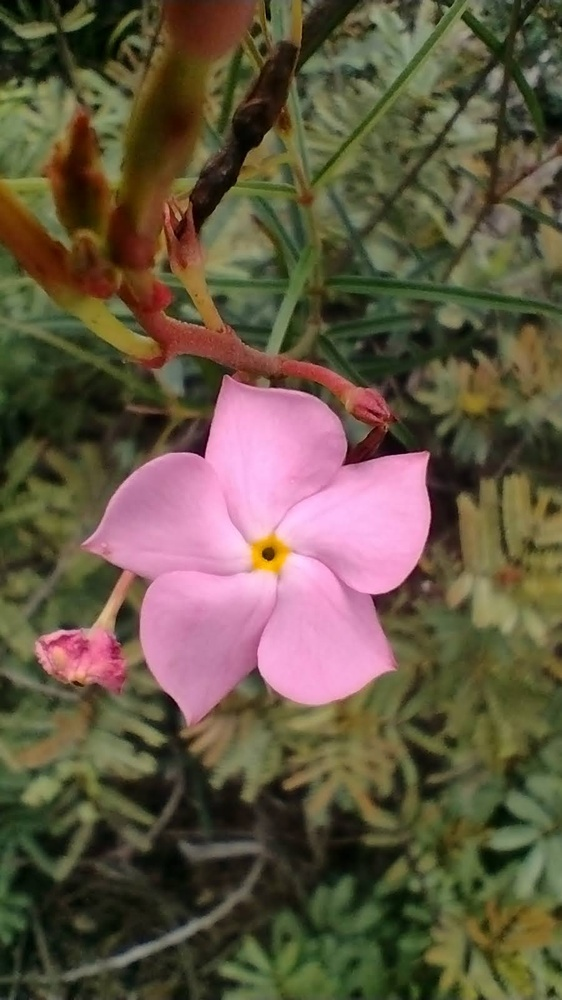
#> input picture class06/images/flower2.jpg, 562 x 1000 px, shrunk from 900 x 1600 before the run
$ jupyter execute class06_image_binarization.ipynb
#> lines starting #> are read from the running program, lines starting #| are printed output that depends on the picture; after the words box and inside, x2 and y2 are one past the last pixel; in counts of white or black regions, pixels touching at a corner belong together
## Image Binarization

[cell 1]
import cv2 as cv
import numpy as np
from matplotlib import pyplot as plt


img = cv.imread('./images/flower2.jpg', cv.IMREAD_GRAYSCALE)
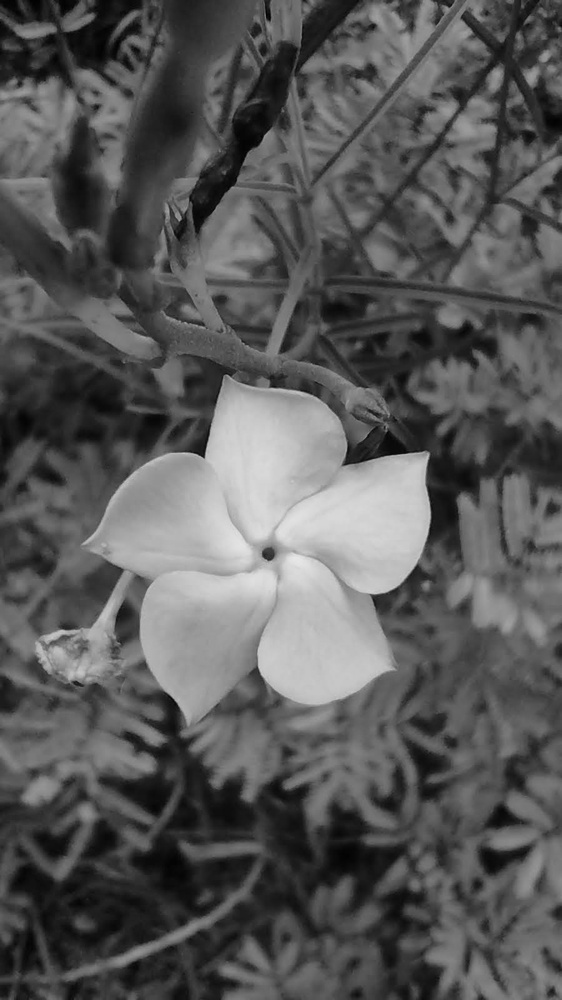
#> img: shape (1000, 562); min 1, max 232, mean 88.6


assert img is not None, "file could not be read"

# Image blurring to reduce noise
img = cv.medianBlur(img,5)


# Global Thresholding
ret,th1 = cv.threshold(img,127,255,cv.THRESH_BINARY)
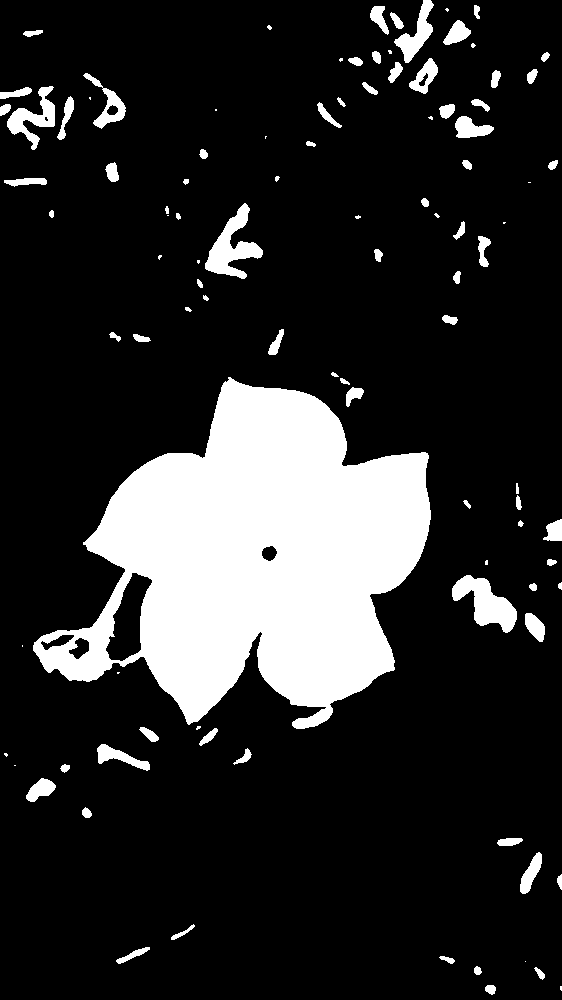
#> th1: shape (1000, 562); 16.8% white; 102 white regions (24 under 20 px), largest, box (x1, y1, x2, y2) and area: (33, 377, 431, 729) 78354, (452, 575, 517, 633) 1847, (205, 203, 263, 279) 1782
# Adaptive Thresholding - Mean
th2 = cv.adaptiveThreshold(img,255,cv.ADAPTIVE_THRESH_MEAN_C, cv.THRESH_BINARY,9,5)
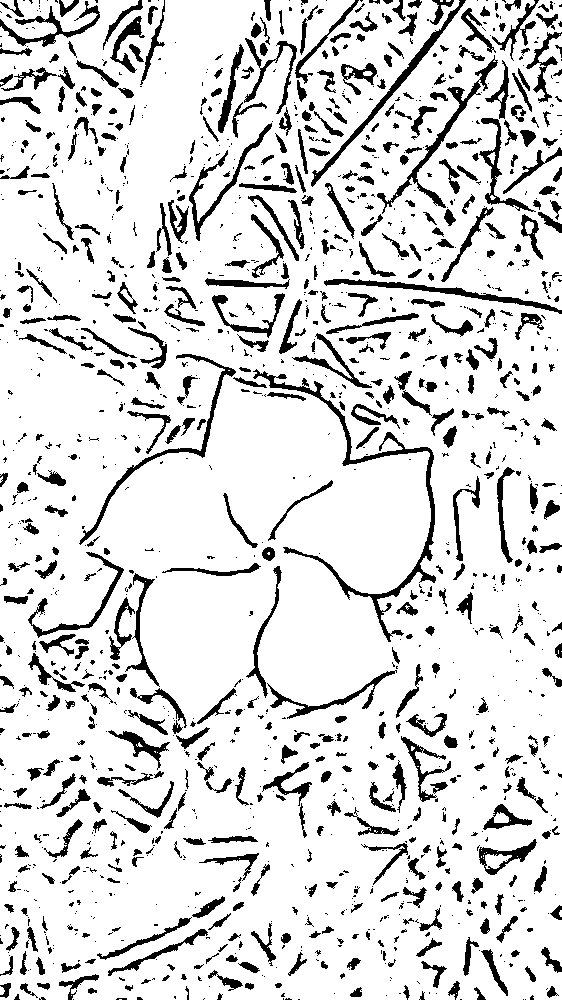
#> th2: shape (1000, 562); 86% white; 1474 black regions (877 under 20 px), largest, box (x1, y1, x2, y2) and area: (253, 369, 436, 642) 3024, (377, 55, 498, 214) 1471, (311, 0, 466, 187) 1343

# Adaptive Thresholding - Gaussian
th3 = cv.adaptiveThreshold(img,255,cv.ADAPTIVE_THRESH_GAUSSIAN_C,cv.THRESH_BINARY,9,5)
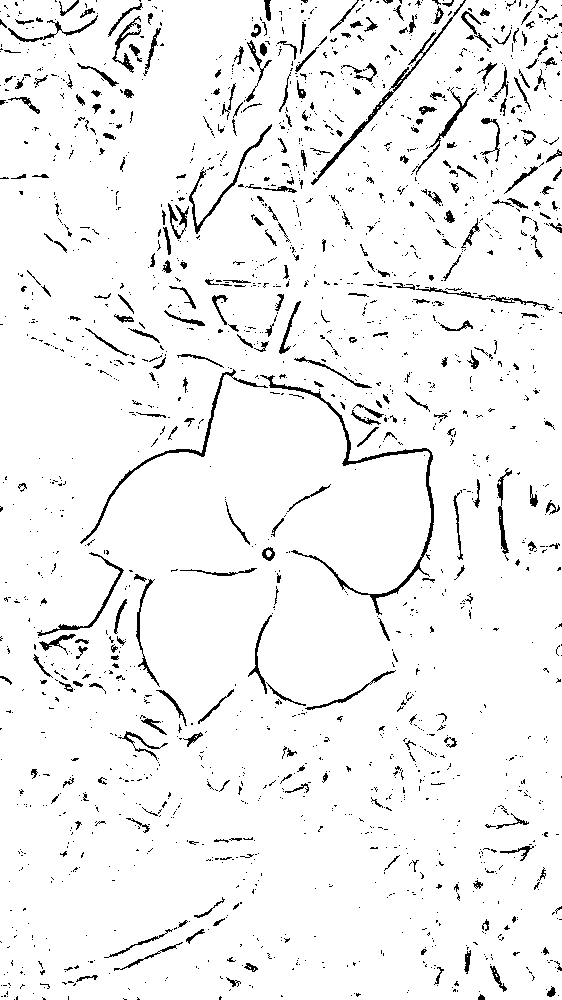
#> th3: shape (1000, 562); 94.9% white; black in thin lines or dots

titles = ['Original Image', 'Global Thresholding (v = 127)',
            'Adaptive Mean Thresholding', 'Adaptive Gaussian Thresholding']
images = [img, th1, th2, th3]

for i in range(4):
    plt.subplot(2,2,i+1),plt.imshow(images[i],'gray')
    plt.title(titles[i])
    plt.xticks([]),plt.yticks([])
plt.show()

$ run again, with class06/images/butterfly.jpg copied over class06/images/flower2.jpg
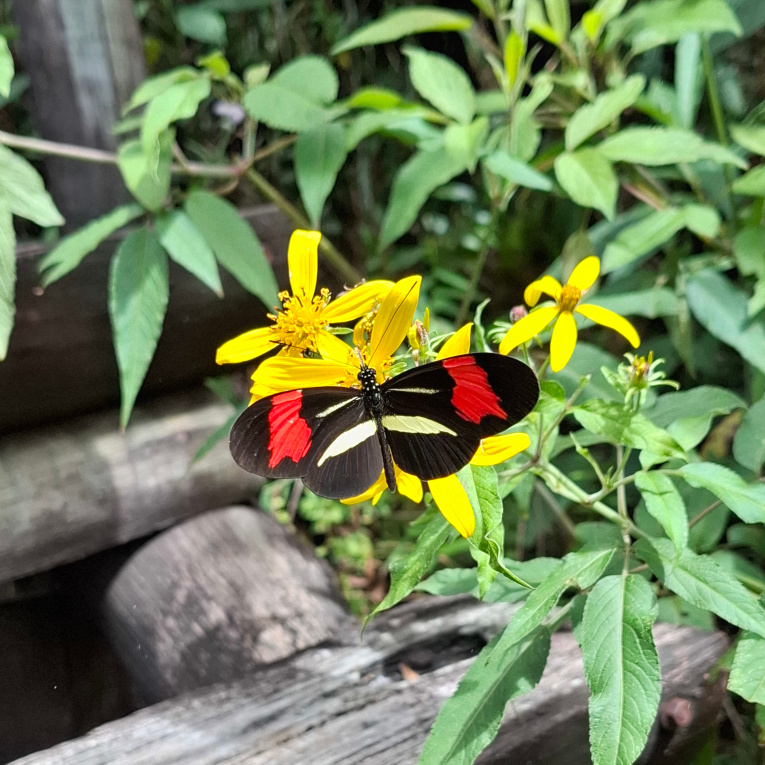
#> input picture class06/images/butterfly.jpg, 765 x 765 px
#> `ret,th1 = cv.threshold(img,127,255,cv.THRESH_BINARY)`:
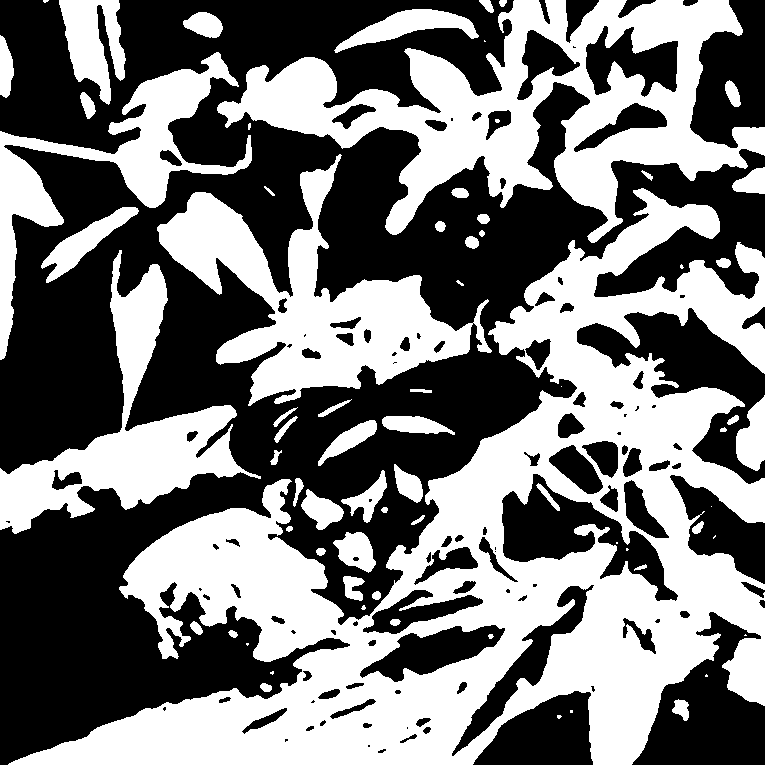
#> th1: shape (765, 765); 46.9% white; 71 white regions (17 under 20 px), largest, box (x1, y1, x2, y2) and area: (8, 188, 765, 765) 144834, (217, 0, 765, 243) 47257, (157, 154, 492, 406) 27724
#> th2: shape (765, 765); 79.3% white; 1421 black regions (926 under 20 px), largest, box (x1, y1, x2, y2) and area: (271, 206, 765, 525) 15448, (125, 127, 465, 433) 7695, (0, 141, 156, 436) 4928
#> `th3 = cv.adaptiveThreshold(img,255,cv.ADAPTIVE_THRESH_GAUSSIAN_C,cv.TH..`:
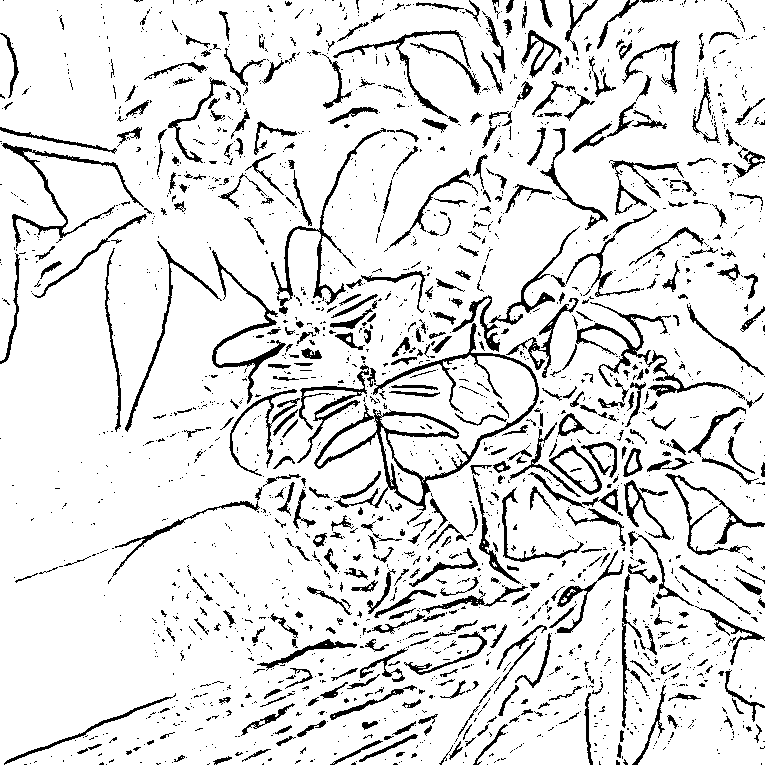
#> th3: shape (765, 765); 88.4% white; 2172 black regions (1707 under 20 px), largest, box (x1, y1, x2, y2) and area: (314, 323, 539, 511) 4009, (576, 302, 745, 400) 1748, (271, 128, 386, 314) 1395
